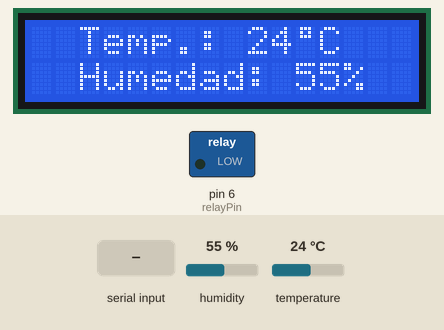
Recording of a sketch running on a simulated Arduino Uno, built with avr-gcc and run on an emulated ATmega328P. Parts: 16×2 character LCD, switched loads named in the sketch (green lamp = pin HIGH). The test bench sets the inputs (shaded band); at power-on: humidity 55 %, temperature 24 °C.

Above: at 1.2 s.
1.3 s: "r" received over the second serial link
At 2.3 s:
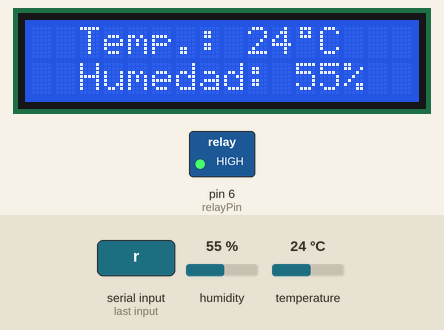
2.8 s: humidity set to 22 %
At 4.5 s:
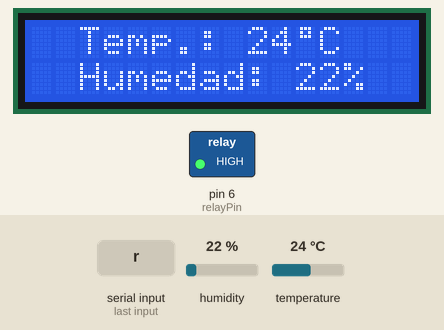
5.5 s: temperature set to 12 °C
At 7.2 s:
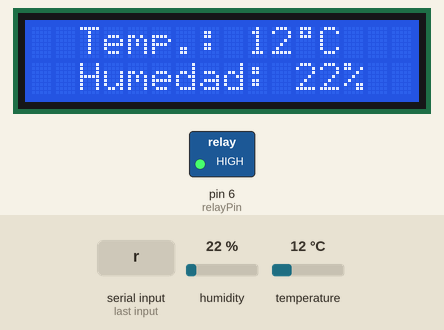
7.5 s: humidity set to 40 %
At 9.3 s:
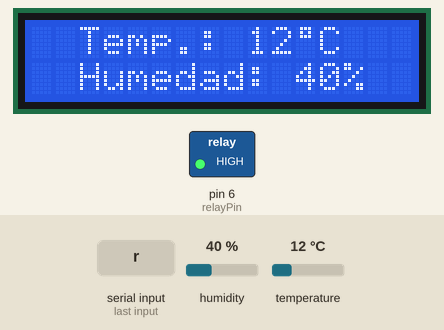
9.6 s: temperature set to 19 °C
At 11.2 s:
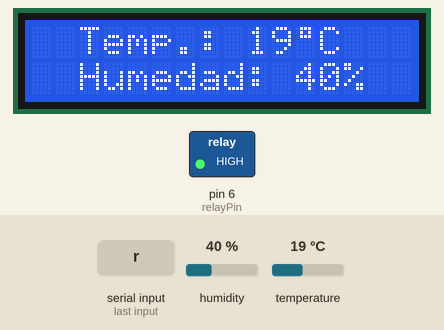
Timing chart, 0 to 12.6 s (numbered marks = the images above; inputs shaded):
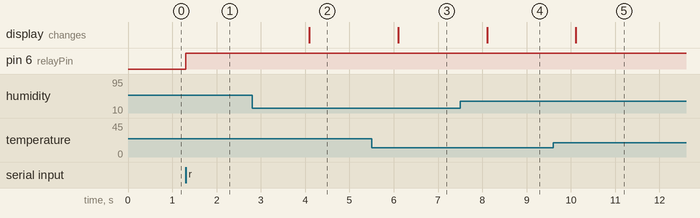

Measured:
- after the input at 1.3 s, pin 6 (relayPin): LOW → HIGH at once
- after the input at 2.8 s, the display: changes after 1.3 s (image 2)
- after the input at 5.5 s, the display: changes after 0.60 s (image 3)
- after the input at 7.5 s, the display: changes after 0.61 s (image 4)
- after the input at 9.6 s, the display: changes after 0.52 s (image 5)

The sketch:

Mecatronica-I.ino
```cpp
#include <SoftwareSerial.h>
SoftwareSerial BTSerial(9, 8);

// Librerias para el modulo de temperatura y humedad
#include <DHT.h>
#include <DHT_U.h>

// Libreria para la pantalla LCD
#include <LiquidCrystal.h>

// Librerias para el modulo RTC
#include <Wire.h>
#include <RTClib.h>

// Constantes
const int relayPin = 6;
const int sensorPinDht = 13;     // Número del pin de entrada del sensor
const int rs = 12, en = 11, d4 = 5, d5 = 4, d6 = 3, d7 = 2; // Númerosde pines del display
const byte customChar[] = {      // Definimos simbolo grado centígrado °
  B01110,
  B01010,
  B01110,
  B00000,
  B00000,
  B00000,
  B00000,
  B00000
};

// Variables
int temperature;                 // Variable para guardar la temperatura
int humidity;                    // Variable para guardar la humedad
bool relayToggle = false;       // Definimos el relé como apagado

// Iniciamos la libreria del sensor, le pasamos el pin y tipo de sensor
DHT dht(sensorPinDht, DHT22);

// Inicializar la librería con los números de los pines de comunicación
LiquidCrystal lcd(rs, en, d4, d5, d6, d7);

// Inicializamos el objecto del modulo RTC
RTC_DS3231 rtc;
DateTime date;

void setup() {
  Serial.begin(9600);                             // Abrimos un puerto para ver la salida por consola
  BTSerial.begin(9600);
  pinMode(relayPin, OUTPUT);                      // Configura el pin del relé como salida.
  dht.begin();

  lcd.begin(16, 2);                               // Inicia un LCD 16x02 (columnas, filas)
  lcd.createChar(0, customChar);

  if (!rtc.begin()) {                             // Si el modulo no está conectado, retornamos un mensaje.
    Serial.println("Módulo RTC no encontrado!");
    while(1);                                     // Finalizamos el loop
  }
  rtc.adjust(DateTime(__DATE__, __TIME__));           // Configuramos la fecha y hora una sola vez
}

void loop() {
  //date = rtc.now();                                   // Obtenemos la fecha y hora del modulo

  printDisplay();

  bluetooth();

//  if(date.hour() == 15 && date.minute() == 01){
//    digitalWrite(relayPin, HIGH);
//  } else if(date.hour() == 15 && date.minute() == 02){
//    digitalWrite(relayPin, LOW);
//  }
  //delay(1000);
}

// Función para imprimir en el display
void printDisplay() {
  temperature = getTemperature();                // Obtenemos la temperatura
  humidity = getHumidity();                   // Obtenemos la humedad

  lcd.setCursor(0, 0);                                // Coloca el cursor en la primera fila
  lcd.print("  Temp.: ");
  lcd.print(temperature);
  lcd.write(byte(0));
  lcd.print("C");
  lcd.setCursor(0, 1);                                // Coloca el cursor en la segunda fila
  lcd.print("  Humedad: ");
  lcd.print(humidity);
  lcd.print("%");
}

int getTemperature() {
  return dht.readTemperature();
}

int getHumidity() {
  return dht.readHumidity();
}

DateTime getDate() {
  return rtc.now();
  //return date.timestamp(DateTime::TIMESTAMP_FULL);
}

// Función para capturar y recibir datos
void bluetooth() {
  if (BTSerial.available()) {
    char data = BTSerial.read();
    if (data == 's') {
      sendDate();
      sendTemperature();
      sendHumedity();
      sendRelay();
    }
    if (data == 'r') {
      relayToggleOnOff();
      sendRelay();
    }
  }
  if (Serial.available()) {
    BTSerial.write(Serial.read());
  }
}

// Método para enviar la temperatura ambiente por bluetooth
void sendTemperature() {
  int temperature = getTemperature();
  char buffer[10] = " ";
  char* format = "Temperatura: %i°C\n";
  sprintf(buffer, format, temperature);

  BTSerial.write(buffer);
}

// Método para enviar la humedad ambiente por bluetooth
void sendHumedity() {
  int humidity = getHumidity();
  char buffer[10] = " ";
  char* format = "Humedad: %i%%\n";
  sprintf(buffer, format, humidity);

  BTSerial.write(buffer);
}

// Método para enviar la fecha y hora por bluetooth
void sendDate() {
  DateTime date = getDate();
  char buffer[10] = " ";
  char* format = "Fecha: %i/%i/%i\nHora: %i:%i\n";
  sprintf(buffer, format, date.day(), date.month(), date.year(), date.hour(), date.minute());
  BTSerial.write(buffer);
}

// Método para activar o desactivar el relé
void relayToggleOnOff() {
  relayToggle = !relayToggle;
  if (relayToggle) {
    digitalWrite(relayPin, HIGH);
  } else {
    digitalWrite(relayPin, LOW);
  }
}

// Método para retornar el estado del relé
void sendRelay() {
  if(relayToggle) {
    BTSerial.write("Motor: encendido\n");
  } else {
    BTSerial.write("Motor: apagado\n");
  }
}
```
